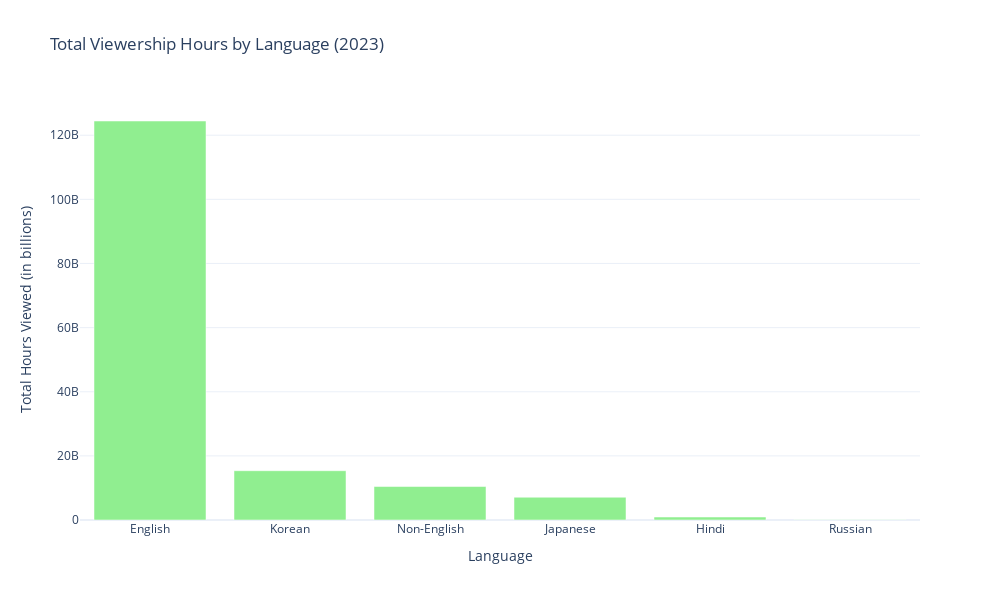

Here is the notebook cell this chart was saved with:
### Code cell
#viewership by language

language_viewership = netflix_data.groupby('Language Indicator')['Hours Viewed'].sum().sort_values(ascending=False)

fig = go.Figure(data=[
    go.Bar(
        x=language_viewership.index,
        y=language_viewership.values,
        marker_color='lightgreen'
    )
])

fig.update_layout(
    title='Total Viewership Hours by Language (2023)',
    xaxis_title='Language',
    yaxis_title='Total Hours Viewed (in billions)',
    height=600,
    width=1000
)

fig.show()

### Figure 1 — Plotly figure (JSON) as saved in the notebook; plotly's stock layout.template omitted (floating-point values rounded to 4 significant figures)
{"data": [{"marker": {"color": "lightgreen"}, "type": "bar", "x": ["English", "Korean", "Non-English", "Japanese", "Hindi", "Russian"], "y": [124400000000.0, 15380000000.0, 10440000000.0, 7102000000.0, 926100000.0, 114600000.0]}], "layout": {"height": 600, "title": {"text": "Total Viewership Hours by Language (2023)"}, "width": 1000, "xaxis": {"title": {"text": "Language"}}, "yaxis": {"title": {"text": "Total Hours Viewed (in billions)"}}}}
